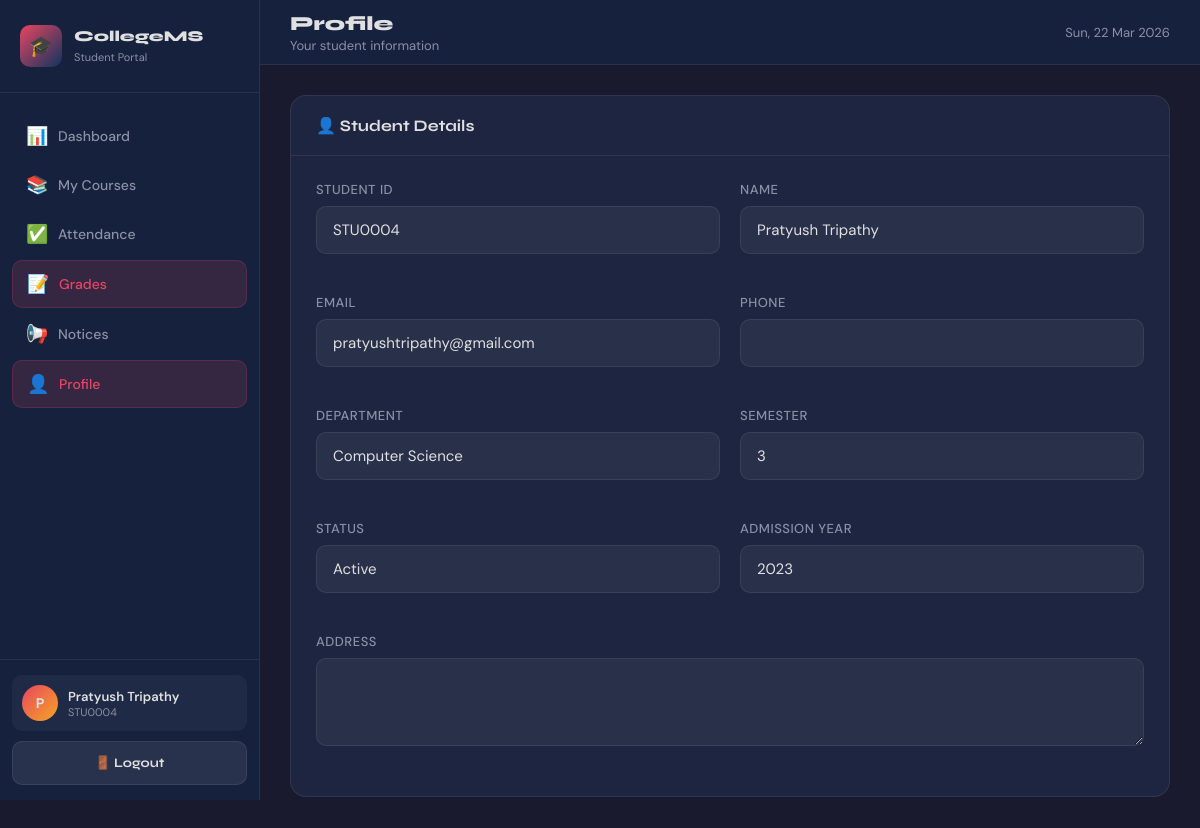
The page /student/grades.php (signed in) on the database its author committed.
### tables this page shows
CREATE TABLE students (
  id INT AUTO_INCREMENT PRIMARY KEY,
  user_id INT NULL,
  student_id VARCHAR(20) NOT NULL UNIQUE,
  name VARCHAR(100) NOT NULL,
  email VARCHAR(100) NOT NULL UNIQUE,
  phone VARCHAR(20),
  dob DATE,
  gender ENUM('Male','Female','Other'),
  address TEXT,
  department_id INT NULL,
  semester INT NOT NULL DEFAULT 1,
  admission_year YEAR,
  status ENUM('Active','Inactive','Graduated') NOT NULL DEFAULT 'Active',
  photo VARCHAR(255),
  created_at TIMESTAMP DEFAULT CURRENT_TIMESTAMP,
  CONSTRAINT fk_students_user FOREIGN KEY (user_id) REFERENCES users(id) ON DELETE SET NULL,
  CONSTRAINT fk_students_dept FOREIGN KEY (department_id) REFERENCES departments(id) ON DELETE SET NULL,
  INDEX idx_students_dept (department_id),
  INDEX idx_students_status (status)
);

CREATE TABLE departments (
  id INT AUTO_INCREMENT PRIMARY KEY,
  name VARCHAR(100) NOT NULL UNIQUE,
  code VARCHAR(20) NOT NULL UNIQUE,
  head_name VARCHAR(100),
  created_at TIMESTAMP DEFAULT CURRENT_TIMESTAMP
);

### includes/auth.php (called while the page is built, shortened)
<?php
function e($value): string {
    return htmlspecialchars((string)$value, ENT_QUOTES, 'UTF-8');
}
?>

### student/grades.php (the view, shortened to what this page needs)
<?php
require_once '../includes/db.php';
require_once '../includes/auth.php';
$user_id = (int)($_SESSION['user_id'] ?? 0);
$stmt = mysqli_prepare($conn, "
  SELECT s.*, d.name as dept_name
  FROM students s
  LEFT JOIN departments d ON s.department_id = d.id
  WHERE s.user_id = ?
  LIMIT 1
");
mysqli_stmt_bind_param($stmt, "i", $user_id);
mysqli_stmt_execute($stmt);
$student = mysqli_fetch_assoc(mysqli_stmt_get_result($stmt));
?>
<!DOCTYPE html>
<html lang="en">
<head>
  <link rel="stylesheet" href="../css/style.css">
</head>
<body>
<div class="dashboard-layout">
  <aside class="sidebar" id="sidebar">
    <div class="sidebar-header"><div class="logo-icon">🎓</div><div><h3>CollegeMS</h3><span>Student Portal</span></div></div>
    <nav class="sidebar-nav">
      <a href="dashboard.php" class="nav-link"><span class="nav-icon">📊</span> Dashboard</a>
      <a href="courses.php" class="nav-link"><span class="nav-icon">📚</span> My Courses</a>
      <a href="attendance.php" class="nav-link"><span class="nav-icon">✅</span> Attendance</a>
      <a href="grades.php" class="nav-link"><span class="nav-icon">📝</span> Grades</a>
      <a href="notices.php" class="nav-link"><span class="nav-icon">📢</span> Notices</a>
      <a href="profile.php" class="nav-link active"><span class="nav-icon">👤</span> Profile</a>
    </nav>
    <div class="sidebar-footer">
      <div class="user-info">
        <div class="user-avatar"><?= e(strtoupper(substr($_SESSION['user_name'] ?? 'S', 0, 1))) ?></div>
        <div>
          <div class="user-name"><?= e($_SESSION['user_name'] ?? 'Student') ?></div>
          <div class="user-role"><?= e($student['student_id']) ?></div>
        </div>
      </div>
      <a href="logout.php" class="btn btn-secondary" style="width:100%; font-size:13px;">🚪 Logout</a>
    </div>
  </aside>
  <div class="main-content">
    <header class="topbar">
      <div style="display:flex; align-items:center; gap:15px;">
        <div class="topbar-title"><h1>Profile</h1><p>Your student information</p></div>
      </div>
      <div class="topbar-right"><div style="font-size:13px; color:var(--text-muted)"><?= date('D, d M Y') ?></div></div>
    </header>
    <div class="page-content">
      <div class="card">
        <div class="card-header"><h3>👤 Student Details</h3></div>
        <div class="card-body">
          <div class="form-grid">
            <div class="form-group"><label>Student ID</label><input value="<?= e($student['student_id']) ?>" readonly></div>
            <div class="form-group"><label>Name</label><input value="<?= e($student['name']) ?>" readonly></div>
            <div class="form-group"><label>Email</label><input value="<?= e($student['email']) ?>" readonly></div>
            <div class="form-group"><label>Phone</label><input value="<?= e($student['phone'] ?? '') ?>" readonly></div>
            <div class="form-group"><label>Department</label><input value="<?= e($student['dept_name'] ?? '') ?>" readonly></div>
            <div class="form-group"><label>Semester</label><input value="<?= (int)$student['semester'] ?>" readonly></div>
            <div class="form-group"><label>Status</label><input value="<?= e($student['status']) ?>" readonly></div>
            <div class="form-group"><label>Admission Year</label><input value="<?= e($student['admission_year']) ?>" readonly></div>
            <div class="form-group full-width"><label>Address</label><textarea rows="3" readonly><?= e($student['address'] ?? '') ?></textarea></div>
          </div>
        </div>
      </div>
    </div>
  </div>
</div>
</body>
</html>

### css/style.css (style rules this page uses)
:root { --primary: #1a1a2e; --secondary: #16213e; --accent: #e94560; --accent2: #0f3460; --gold: #f5a623; --text: #e0e0e0; --text-muted: #8892a4; --card-bg: #1e2540; --border: rgba(255,255,255,0.08); --success: #22c55e; --warning: #f59e0b; --danger: #ef4444; --info: #3b82f6; --sidebar-w: 260px; }
* { margin: 0; padding: 0; box-sizing: border-box; }
body { font-family: 'DM Sans', sans-serif; background: var(--primary); color: var(--text); min-height: 100vh; }
h1, h2, h3, h4, h5 { font-family: 'Syne', sans-serif; }
a { text-decoration: none; color: inherit; }
.form-group { margin-bottom: 20px; }
.form-group label { display: block; font-size: 13px; font-weight: 500; color: var(--text-muted); margin-bottom: 8px; text-transform: uppercase; letter-spacing: 0.5px; }
.form-group input, .form-group select, .form-group textarea { width: 100%; background: rgba(255,255,255,0.05); border: 1px solid var(--border); border-radius: 10px; padding: 13px 16px; color: var(--text); font-family: 'DM Sans', sans-serif; font-size: 15px; transition: all 0.3s; outline: none; }
.btn { display: inline-flex; align-items: center; gap: 8px; padding: 13px 24px; border-radius: 10px; font-family: 'Syne', sans-serif; font-weight: 700; font-size: 15px; cursor: pointer; border: none; transition: all 0.3s; text-align: center; justify-content: center; }
.btn-secondary { background: rgba(255,255,255,0.08); color: var(--text); border: 1px solid var(--border); }
.dashboard-layout { display: flex; min-height: 100vh; }
.sidebar { width: var(--sidebar-w); background: var(--secondary); border-right: 1px solid var(--border); display: flex; flex-direction: column; position: fixed; height: 100vh; z-index: 100; transition: transform 0.3s; }
.sidebar-header { padding: 25px 20px; border-bottom: 1px solid var(--border); display: flex; align-items: center; gap: 12px; }
.sidebar-header .logo-icon { width: 42px; height: 42px; background: linear-gradient(135deg, var(--accent), var(--accent2)); border-radius: 10px; display: flex; align-items: center; justify-content: center; font-size: 20px; flex-shrink: 0; }
.sidebar-header h3 { font-size: 15px; font-weight: 800; line-height: 1.2; }
.sidebar-header span { font-size: 11px; color: var(--text-muted); font-family: 'DM Sans'; }
.sidebar-nav { flex: 1; padding: 20px 12px; overflow-y: auto; }
.nav-link { display: flex; align-items: center; gap: 12px; padding: 11px 14px; border-radius: 10px; font-size: 14px; font-weight: 500; color: var(--text-muted); transition: all 0.2s; margin-bottom: 3px; }
.nav-link.active { background: rgba(233,69,96,0.15); color: var(--accent); border: 1px solid rgba(233,69,96,0.2); }
.nav-link .nav-icon { font-size: 18px; width: 20px; text-align: center; }
.sidebar-footer { padding: 15px 12px; border-top: 1px solid var(--border); }
.user-info { display: flex; align-items: center; gap: 10px; padding: 10px; border-radius: 10px; background: rgba(255,255,255,0.04); margin-bottom: 10px; }
.user-avatar { width: 36px; height: 36px; background: linear-gradient(135deg, var(--accent), var(--gold)); border-radius: 50%; display: flex; align-items: center; justify-content: center; font-weight: 700; font-size: 14px; flex-shrink: 0; }
.user-name { font-size: 13px; font-weight: 600; }
.user-role { font-size: 11px; color: var(--text-muted); }
.main-content { flex: 1; margin-left: var(--sidebar-w); display: flex; flex-direction: column; min-height: 100vh; }
.topbar { background: var(--secondary); border-bottom: 1px solid var(--border); padding: 0 30px; height: 65px; display: flex; align-items: center; justify-content: space-between; position: sticky; top: 0; z-index: 50; }
.topbar-title h1 { font-size: 20px; font-weight: 800; }
.topbar-title p { font-size: 13px; color: var(--text-muted); margin-top: 1px; }
.topbar-right { display: flex; align-items: center; gap: 15px; }
.page-content { padding: 30px; flex: 1; }
.card { background: var(--card-bg); border: 1px solid var(--border); border-radius: 16px; overflow: hidden; margin-bottom: 25px; }
.card-header { padding: 20px 25px; border-bottom: 1px solid var(--border); display: flex; align-items: center; justify-content: space-between; gap: 10px; }
.card-header h3 { font-size: 16px; font-weight: 700; }
.card-body { padding: 25px; }
.form-grid { display: grid; grid-template-columns: 1fr 1fr; gap: 20px; }
.form-grid .full-width { grid-column: 1 / -1; }

### rows shown on the page
students: student "STU0004", name "Pratyush Tripathy", email "pratyushtripathy@gmail.com", department.name "Computer Science", semester "3", status "Active", admission_year "2023"

### other values the page prints
substr($_SESSION['user_name'] ?? 'S', 0, 1) "P"
$_SESSION['user_name'] "Pratyush Tripathy"
